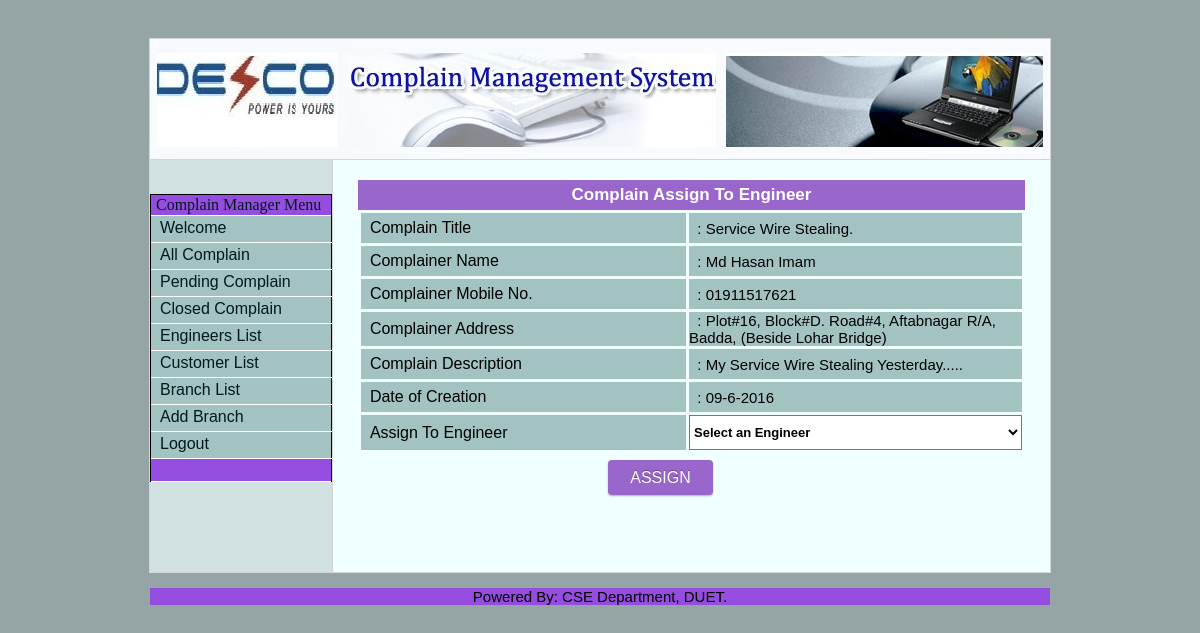
The page /adminAssignEngr.php?compid=43 (signed in) on the database its author committed.
### tables this page shows
CREATE TABLE IF NOT EXISTS `tbl_complain` (
  `comp_id` int(15) NOT NULL AUTO_INCREMENT,
  `cust_id` int(10) NOT NULL,
  `comp_type` varchar(40) NOT NULL,
  `comp_title` varchar(200) NOT NULL,
  `comp_desc` varchar(500) NOT NULL,
  `comp_zone` varchar(100) NOT NULL,
  `comp_status` varchar(20) NOT NULL,
  `eng_id` int(10) NOT NULL,
  `create_date` varchar(30) NOT NULL,
  `close_date` varchar(30) NOT NULL,
  PRIMARY KEY (`comp_id`)
);

CREATE TABLE IF NOT EXISTS `tbl_customer` (
  `cust_id` int(10) NOT NULL AUTO_INCREMENT,
  `cust_name` varchar(30) NOT NULL,
  `user_name` varchar(10) NOT NULL,
  `password` int(10) NOT NULL,
  `address` varchar(100) NOT NULL,
  `mobile` int(15) NOT NULL,
  `email` varchar(30) NOT NULL,
  `conn_type` varchar(30) NOT NULL,
  `meter_id` int(20) NOT NULL,
  `branch_name` varchar(30) NOT NULL,
  PRIMARY KEY (`cust_id`)
);

### library/compInfoRetrieve.php (called while the page is built, shortened)
<?php
		$result ="SELECT * FROM tbl_complain where comp_id='$compid'";
		$tt=mysql_query($result);
		while($row = mysql_fetch_array($tt))
        {
			$custid=$row['cust_id'];
			$title=$row['comp_title'];
			$desc=$row['comp_desc'];
			$createdate=$row['create_date'];
		}
		$result ="SELECT * FROM tbl_customer where cust_id='$custid'";
		$tt=mysql_query($result);
		while($row = mysql_fetch_array($tt))
        {
			$custname=$row['cust_name'];
			$custmobile=$row['mobile'];
			$custaddress=$row['address'];
			}
        ?>

### adminAssignEngr.php (the view, shortened to what this page needs)
<?php
$compid=$_REQUEST['compid'];
include("library/compInfoRetrieve.php");
?>
<html>
<head>
<?php include("include/header.php"); ?>
</head>
<body>
<br/><br/>
<table width="900" border="0" align="center" cellpadding="0" cellspacing="1" class="graybox" style="background-color:#dddd;">
  <tr>
      <td colspan="2"><img src="images/complains.jpg" width="900" height="120"></td>
  </tr>
  <tr>
    <td width="20%" valign="top" class="navArea" style="background-color:#d1e0e0;"><p>&nbsp;</p>
		<?php include("include/menuAdmin.php"); ?>
	</td>
    <td width="720" valign="top" class="contentArea" style="background-color:#F0FFFF;">
		<table width="100%" border="0" cellspacing="0" cellpadding="20">
			<tr>
				<td>
		<center><table width="667px;" border="0" cellpadding="0" cellspacing="0" class="text">
	<tr id="entryTableHeader1" style="height:30px; ">
      <td   style="font-size:17px;text-align:center;BACKGROUND-COLOR:#9966CC;"> Complain Assign To Engineer </td>
    </tr>
	</table></center>
				<form action="" method="post"  name="frmListUser" id="frmListUser" style="background-color:#F0FFFF;">
  <table width="667" border="0" align="center" cellpadding="0" cellspacing="0" bgcolor="#336699" class="entryTable">
      <td class="contentArea" style="background-color:#F0FFFF;"><div class="errorMessage" align="center"></div>
          <table width="100%" border="0" cellpadding="0" cellspacing="3" class="text">
			   		<tr class="entryTable">
             <td  width="40%" style="font-size:16px; height:30px;text-align:left;background-color:#a3c2c2;color:black;">&nbsp;&nbsp;Complain Title</td>
             <td  style="font-size:15px; height:30px;width:500px;text-align:left;background-color:#a3c2c2;color:black;";>&nbsp;&nbsp;: <?php echo $title;?></td>
            </tr>
			   <tr class="entryTable">
             <td    width="40%" style="font-size:16px; height:30px;text-align:left;background-color:#a3c2c2;color:black;">&nbsp;&nbsp;Complainer Name</td>
             <td  style="font-size:15px; height:30px;width:500px;text-align:left;background-color:#a3c2c2;color:black;";>&nbsp;&nbsp;: <?php echo $custname;?></td>
            </tr>
			<tr class="entryTable">
             <td    width="40%" style="font-size:16px; height:30px;text-align:left;background-color:#a3c2c2;color:black;">&nbsp;&nbsp;Complainer Mobile No.</td>
             <td  style="font-size:15px; height:30px;width:500px;text-align:left;background-color:#a3c2c2;color:black;";>&nbsp;&nbsp;: <?php echo '0'.$custmobile;?></td>
            </tr>
            <tr class="entryTable">
                <td  style="font-size:16px; height:30px;text-align:left;background-color:#a3c2c2;color:black;">&nbsp;&nbsp;Complainer Address</td>
              <td width="200" style="font-size:15px; height:30px;background-color:#a3c2c2;color:black;";>&nbsp;&nbsp;: <?php echo $custaddress;?></td>
			</tr>
			  <tr class="entryTable">
                <td  style="font-size:16px; height:30px;text-align:left;background-color:#a3c2c2;color:black;">&nbsp;&nbsp;Complain Description</td>
               <td width="200" style="font-size:15px; height:30px;background-color:#a3c2c2;color:black;";>&nbsp;&nbsp;: <?php echo $desc;?></td>
            </tr>
			<tr class="entryTable">
             <td  style="font-size:16px; height:30px;text-align:left;background-color:#a3c2c2;color:black;">&nbsp;&nbsp;Date of Creation</td>
             <td  style="font-size:15px; height:30px;width:500px;text-align:left;background-color:#a3c2c2;color:black;";>&nbsp;&nbsp;: <?php echo $createdate;?></td>
            </tr>
					      <tr>
		<td width="50%" style="font-size:16px; height:30px;background-color:#a3c2c2;color:black;">&nbsp;&nbsp;Assign To Engineer</td>
		<td style="font-size:16px; height:30px;background-color:white;color:black;"><select class="textbox" name="eeid" id="pass" required style="font-size:13px; font-weight: bold;height:30px;width:333px;height:35px;text-align:left;background-color:white;color:black;">
		<option value="">Select an Engineer</option>
		</select></td>
			</tr>
			<center> <table width="605px;" border="0" cellpadding="1" cellspacing="1" class="text">
	<tr id="entryTableHeader1" style="height:30px; ">
     <td   style="font-size:17px;text-align:center;BACKGROUND-COLOR:#F0FFFF;"> <input name="btnAssign"  style="BACKGROUND-COLOR:#9966CC;color:white;font-size:16px; float:center;"  type="submit" value="ASSIGN"> </td>
    </tr>
	</table></center>
        </table></td>
    </tr>
  </table>
  <p>&nbsp;</p>
				</td>
			</tr>
		</table>
<?php include("include/footer.php"); ?>
</body>
</html>

### include/admin.css (style rules this page uses)
body { background-color:#CCCCCC; }
#entryTableHeader1 { font-family: 'codropsicons'; src:url('../fonts/codropsicons/codropsicons.eot'); src:url('../fonts/codropsicons/codropsicons.eot?#iefix') format('embedded-opentype'), url('../fonts/codropsicons/codropsicons.woff') format('woff'), url('../fonts/codropsicons/codropsicons.ttf') format('truetype'), url('../fonts/codropsicons/codropsicons.svg#codropsicons') format('svg'); font-weight: normal; font-style: normal; font-size: 15px; color: #FFFFFF; background-color: green; font-weight: bold; background-position: center; }
.entryTable { font-family: 'codropsicons'; src:url('../fonts/codropsicons/codropsicons.eot'); src:url('../fonts/codropsicons/codropsicons.eot?#iefix') format('embedded-opentype'), url('../fonts/codropsicons/codropsicons.woff') format('woff'), url('../fonts/codropsicons/codropsicons.ttf') format('truetype'), url('../fonts/codropsicons/codropsicons.svg#codropsicons') format('svg'); font-weight: normal; font-style: normal; font-size: 14px; background-color: #DDDDDD; }
body { font-family: 'codropsicons'; src:url('../fonts/codropsicons/codropsicons.eot'); src:url('../fonts/codropsicons/codropsicons.eot?#iefix') format('embedded-opentype'), url('../fonts/codropsicons/codropsicons.woff') format('woff'), url('../fonts/codropsicons/codropsicons.ttf') format('truetype'), url('../fonts/codropsicons/codropsicons.svg#codropsicons') format('svg'); font-weight: normal; font-style: normal; text-align: center; font-size: 14px; }
.text { font-family: 'codropsicons'; src:url('../fonts/codropsicons/codropsicons.eot'); src:url('../fonts/codropsicons/codropsicons.eot?#iefix') format('embedded-opentype'), url('../fonts/codropsicons/codropsicons.woff') format('woff'), url('../fonts/codropsicons/codropsicons.ttf') format('truetype'), url('../fonts/codropsicons/codropsicons.svg#codropsicons') format('svg'); font-weight: normal; font-style: normal; font-size: 14px; }
.navArea { background-color:#ECECEC; }
.contentArea { background-color: #FFFFFF; }
.graybox { background-color: #666666; }

### include/main.css (style rules this page uses)
body { font-family: 'codropsicons'; src:url('../fonts/codropsicons/codropsicons.eot'); src:url('../fonts/codropsicons/codropsicons.eot?#iefix') format('embedded-opentype'), url('../fonts/codropsicons/codropsicons.woff') format('woff'), url('../fonts/codropsicons/codropsicons.ttf') format('truetype'), url('../fonts/codropsicons/codropsicons.svg#codropsicons') format('svg'); font-weight: normal; font-style: normal; font-size: 12px; }

### include/reg.css (style rules this page uses)
* { font-family:Verdana, sans-serif; }
body { background-color:#95A5A6; }
input, textarea { color: #373737; background: #fff; border: 1px solid #CCCCCC; color: #aaa; font-size: 14px; line-height: 2.2em; margin-bottom:15px; -moz-border-radius:4px; -webkit-border-radius:4px; border-radius:4px; box-shadow: 0 1px 2px rgba(0, 0, 0, 0.1) inset, 0 1px 0 rgba(255, 255, 255, 0.2); }
input[type="submit"] { background: #222; border: none; text-shadow: 0 -1px 0 rgba(0,0,0,0.3); text-transform:uppercase; color: #eee; height:35px; cursor: pointer; font-size: 15px; margin: 5px 0; padding: 0px 22px; -moz-border-radius: 4px; border-radius: 4px; -webkit-border-radius:4px; -webkit-box-shadow: 0px 1px 2px rgba(0,0,0,0.3); -moz-box-shadow: 0px 1px 2px rgba(0,0,0,0.3); box-shadow: 0px 1px 2px rgba(0,0,0,0.3); }

### rows shown on the page
tbl_complain: comp_title "Service Wire Stealing.", comp_desc "My Service Wire Stealing Yesterday.....", create_date "09-6-2016"
tbl_customer: cust_name "Md Hasan Imam", mobile "1911517621", address "Plot#16, Block#D. Road#4, Aftabnagar R/A, Badda, (Beside Lohar Bridge)"
